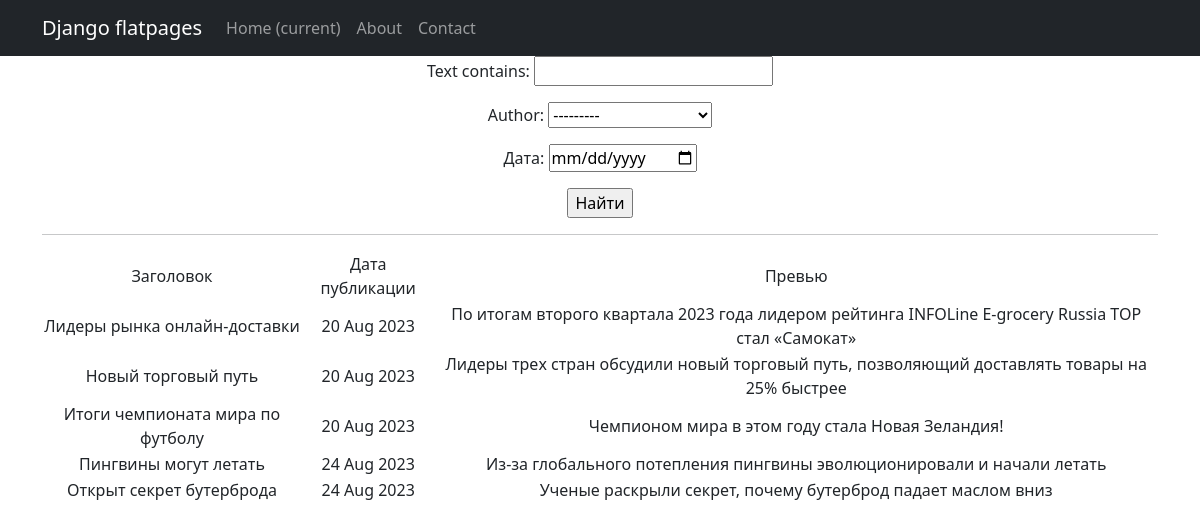
The page /news/search/ on the database as committed earlier.
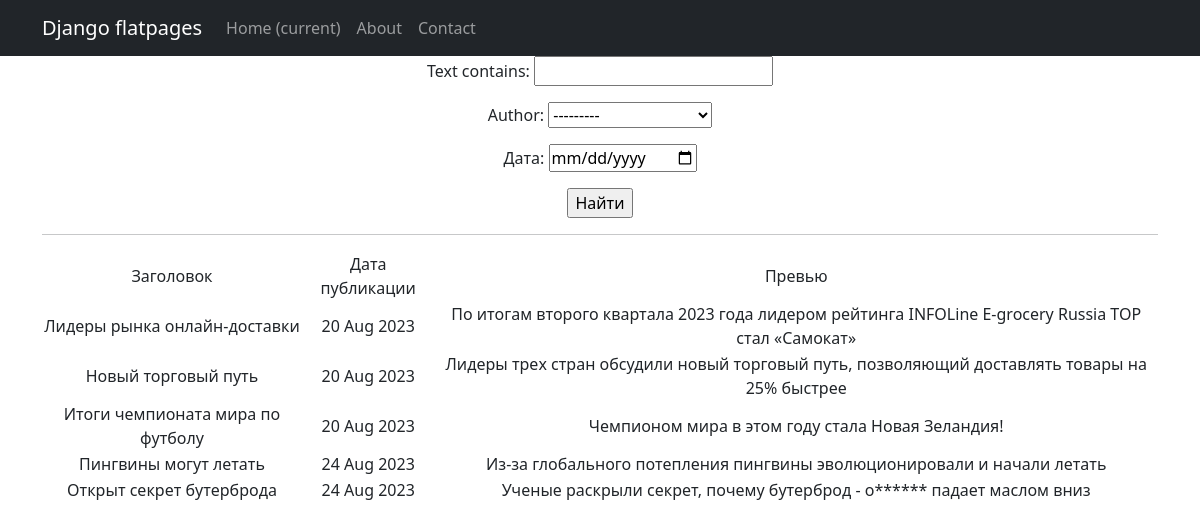
The same page on the database as committed later.
### news/models.py (models this page shows, shortened)
class Post(models.Model):
    post = 'post'
    news = 'news'
    TYPES = [
        (post, 'Статья'),
        (news, 'Новость')
    ]
    author = models.ForeignKey(Author, on_delete=models.CASCADE)
    type = models.CharField(max_length=4,
                                choices=TYPES,
                                default=post)
    time_in = models.DateTimeField(auto_now_add=True)
    head = models.CharField(max_length=255)
    text = models.TextField()
    rate = models.IntegerField(default=0.0)
    post_category = models.ManyToManyField(Category,through='PostCategory')

### news/views.py (the view)
# urls.py: path('search/', PostSearch.as_view()),
class PostSearch(ListView):
    model = Post
    ordering = 'time_in'
    template_name = 'search.html'
    context_object_name = 'posts'
    def get_queryset(self):
        queryset = super().get_queryset()
        self.filterset = PostFilter(self.request.GET, queryset)
        return self.filterset.qs
    def get_context_data(self, **kwargs):
        context = super().get_context_data(**kwargs)
        context['filterset'] = self.filterset
        return context

### news/models.py (called while the page is built)
    def __str__(self):
        return self.author.username

### news/templatetags/custom_filters.py (called while the page is built)
@register.filter()
def censor(text):
    bad_words = ['Дурак', 'Редиска', 'Обормот']
    for i in bad_words:
        if i in text:
            text_new = text.replace(i, i[0] + '*' * (len(i) - 1))
        elif i.lower() in text:
            text_new = text.replace(i.lower(), i.lower()[0] + '*' * (len(i) - 1))
        else:
            text_new = text
    return text_new

### templates/search.html (shortened to what this page needs)
{% extends 'flatpages/default.html' %}
{% load custom_filters %}
{% load custom_tags %}
{% block content %}
   <form action="" method="get">
       {{ filterset.form.as_p }}
       <input type="submit" value="Найти" />
   </form>
   <hr>
   {% if posts %}
       <table>
           <tr>
               <td>Заголовок</td>
               <td>Дата публикации</td>
               <td>Превью</td>
           </tr>
           {% for post in posts %}
           <tr>
               <td>{{ post.head|censor}}</td>
               <td>{{ post.time_in|date:'d M Y' }}</td>
               <td>{{ post.text|censor}}</td>
           </tr>
           {% endfor %}
       </table>
   {% else %}
       <h2>Новостей нет!</h2>
    {% endif %}
{% endblock content %}

Rows that differ between the two databases and show on the page:
changed Post "Открыт секрет бутерброда": text|censor "Ученые раскрыли секрет, почему бутерброд падает маслом вниз" → "Ученые раскрыли секрет, почему бутерброд - о****** падает маслом вниз"
